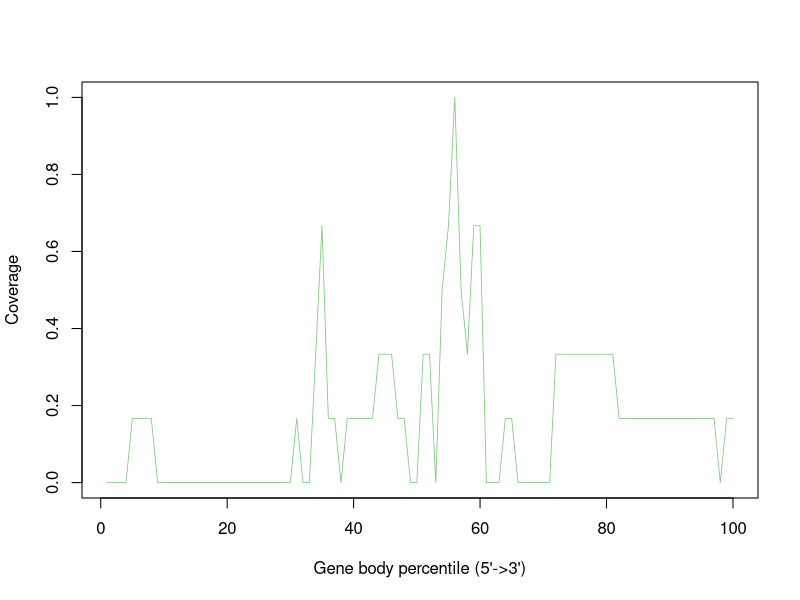

Write R code to recreate this figure.
Mmus_C57_6J_LVR_FLT_I_Rep2_M22_Aligned.sortedByCoord_sorted.out <- c(0.0,0.0,0.0,0.0,0.16666666666666666,0.16666666666666666,0.16666666666666666,0.16666666666666666,0.0,0.0,0.0,0.0,0.0,0.0,0.0,0.0,0.0,0.0,0.0,0.0,0.0,0.0,0.0,0.0,0.0,0.0,0.0,0.0,0.0,0.0,0.16666666666666666,0.0,0.0,0.3333333333333333,0.6666666666666666,0.16666666666666666,0.16666666666666666,0.0,0.16666666666666666,0.16666666666666666,0.16666666666666666,0.16666666666666666,0.16666666666666666,0.3333333333333333,0.3333333333333333,0.3333333333333333,0.16666666666666666,0.16666666666666666,0.0,0.0,0.3333333333333333,0.3333333333333333,0.0,0.5,0.6666666666666666,1.0,0.5,0.3333333333333333,0.6666666666666666,0.6666666666666666,0.0,0.0,0.0,0.16666666666666666,0.16666666666666666,0.0,0.0,0.0,0.0,0.0,0.0,0.3333333333333333,0.3333333333333333,0.3333333333333333,0.3333333333333333,0.3333333333333333,0.3333333333333333,0.3333333333333333,0.3333333333333333,0.3333333333333333,0.3333333333333333,0.16666666666666666,0.16666666666666666,0.16666666666666666,0.16666666666666666,0.16666666666666666,0.16666666666666666,0.16666666666666666,0.16666666666666666,0.16666666666666666,0.16666666666666666,0.16666666666666666,0.16666666666666666,0.16666666666666666,0.16666666666666666,0.16666666666666666,0.16666666666666666,0.0,0.16666666666666666,0.16666666666666666)


pdf("Mmus_C57-6J_LVR_FLT_I_Rep2_M22.geneBodyCoverage.curves.pdf")
x=1:100
icolor = colorRampPalette(c("#7fc97f","#beaed4","#fdc086","#ffff99","#386cb0","#f0027f"))(1)
plot(x,Mmus_C57_6J_LVR_FLT_I_Rep2_M22_Aligned.sortedByCoord_sorted.out,type='l',xlab="Gene body percentile (5'->3')", ylab="Coverage",lwd=0.8,col=icolor[1])
dev.off()
